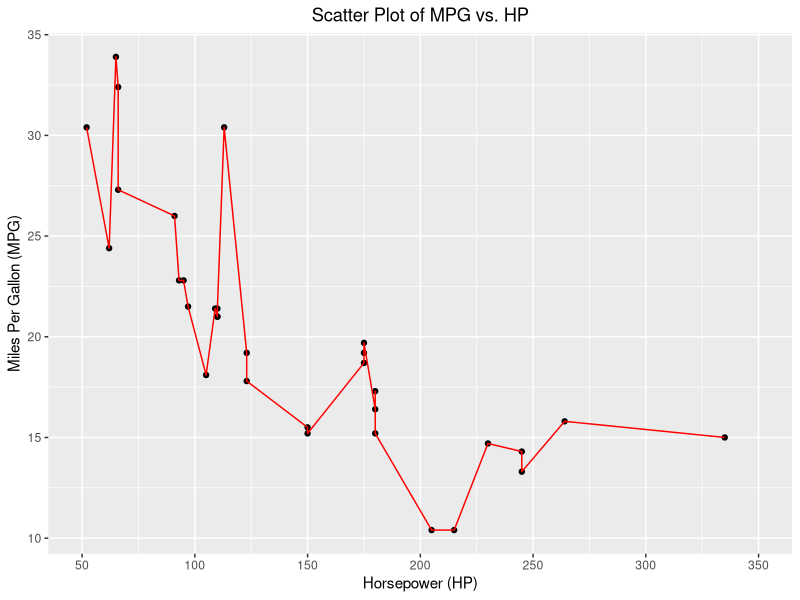

R code for this plot:
## ---- chunk 1
#| label: summary_df

# Loading necesssary libraries
# for ploting and for the dataset mtcars
library(ggplot2)
library(datasets)

# Loading the mtcars dataset
data("mtcars")

# Create a dataframe for summary statistics
# Round to 2 decimal units
summary_df <- data.frame(
  Statistic = c('Mean', 'Median', 'Standard Deviation'),
  MPG = round(c(mean(mtcars$mpg), median(mtcars$mpg), sd(mtcars$mpg)), 2),
  HP = round(c(mean(mtcars$hp), median(mtcars$hp), sd(mtcars$hp)), 2)
)

# Display the summary statitics dataframe
summary_df
## ---- chunk 2
#| label: plot
#| fig-cap: "Relationship between miles per gallon (MPG) and horsepower (HP) in mtcars dataset"
#| fig-width: 8
#| fig-height: 6

# Create the scatter plot
ggplot(mtcars, aes(x=hp, y=mpg)) +
  
  # Point plot
  geom_point() +
  
  # Line plot
  geom_line(col = 'red') +
  
  # Change x limit
  scale_x_continuous(limits = c(50, 350), breaks = seq(50, 350, by = 50)) +
  
  # Lables (title xlab and ylab)
  labs(
    title = "Scatter Plot of MPG vs. HP",
    x = "Horsepower (HP)",
    y = "Miles Per Gallon (MPG)"
  ) +
  
  # Set the theme for the plot
  theme_gray() +
  
  # Set title to center
  theme(
    plot.title = element_text(hjust = 0.5)
  )
